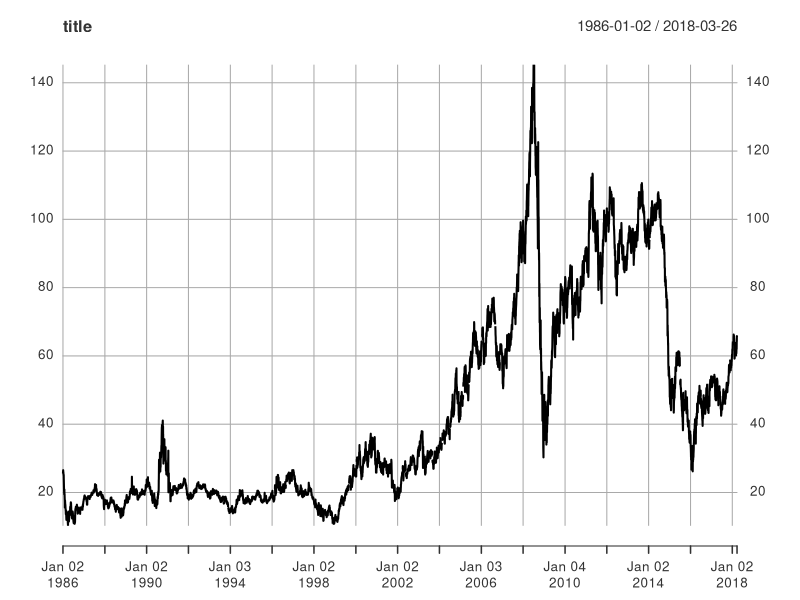
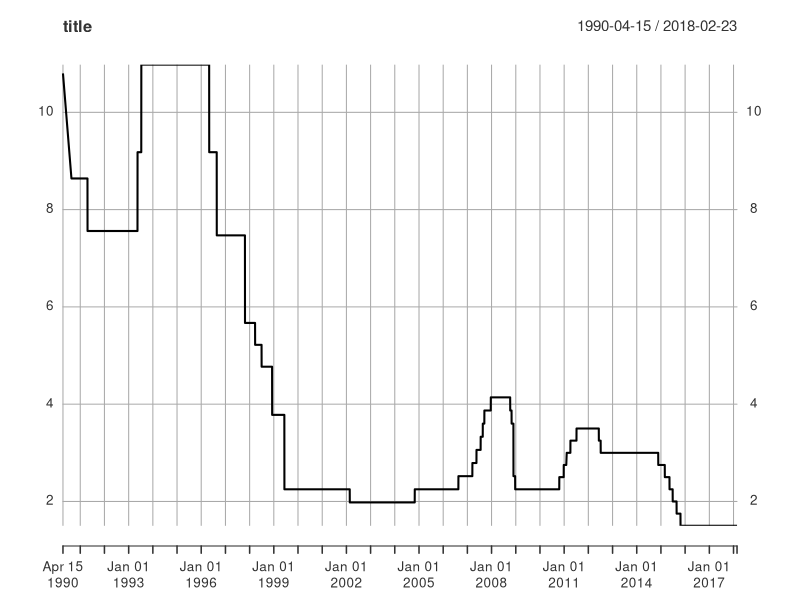
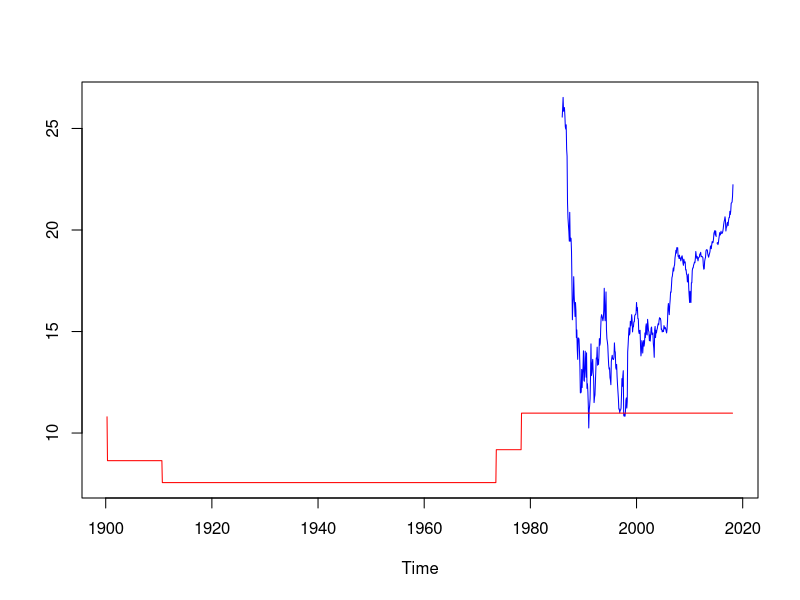

The R source for these figures, in order:

setwd("I:/develope/R")
getwd() 

pet <- read.csv("PET_PRI_SPT_S1_D.csv")
head(pet)
library(xts)  # 加载需要的包  
library(ggplot2)
d <- xts(pet$Cushing, as.Date(pet$Date, format='%Y/%m/%d'))
d
head(d)

TRD <-read.csv("TRD.csv")
head(TRD)
trd <- xts(TRD$value, as.Date(TRD$date, format='%Y/%m/%d'))
head(trd)

#ggplot(d,type='l',main="title")

plot(d,type='l',main="title" ) 
par(new = TRUE)

plot(trd,type='l',main="title") 

x=ts( d,frequency=12,start=c(1986,1),end=c(2018,3))
y=ts( trd,frequency=12,start=c(1900,4),end=c(2018,2))
ts.plot(x,y,gpars=list(col=c("blue","red")))


